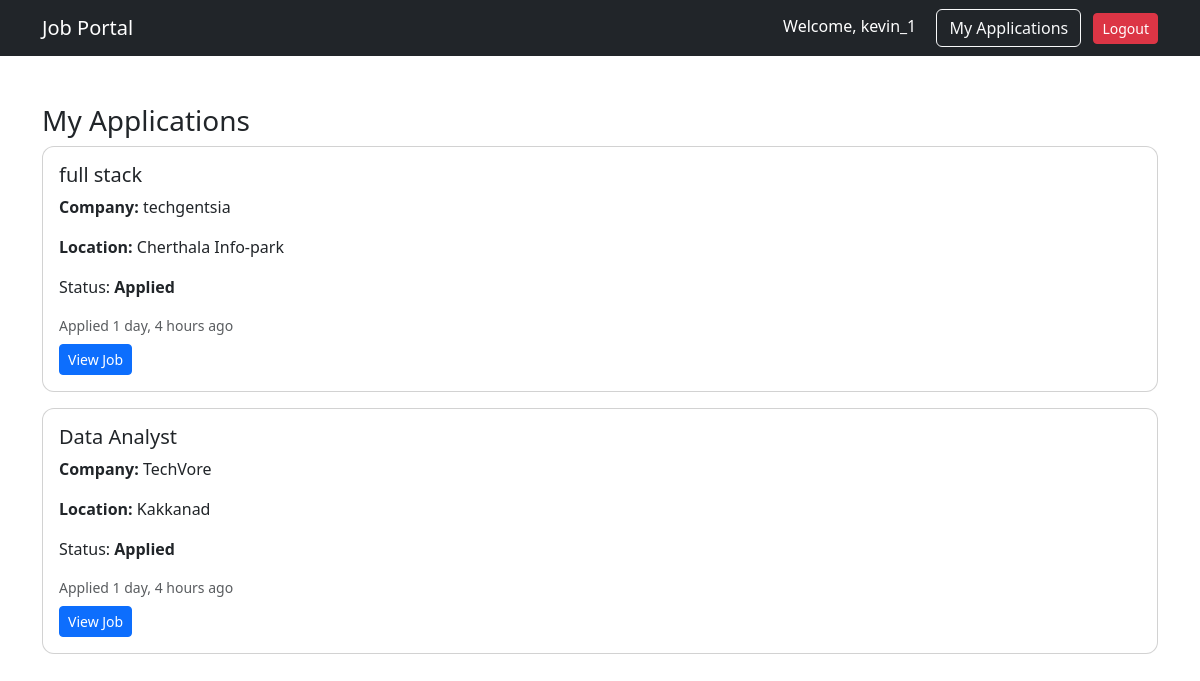
The page /applications/my/ (signed in) on the database as committed earlier.
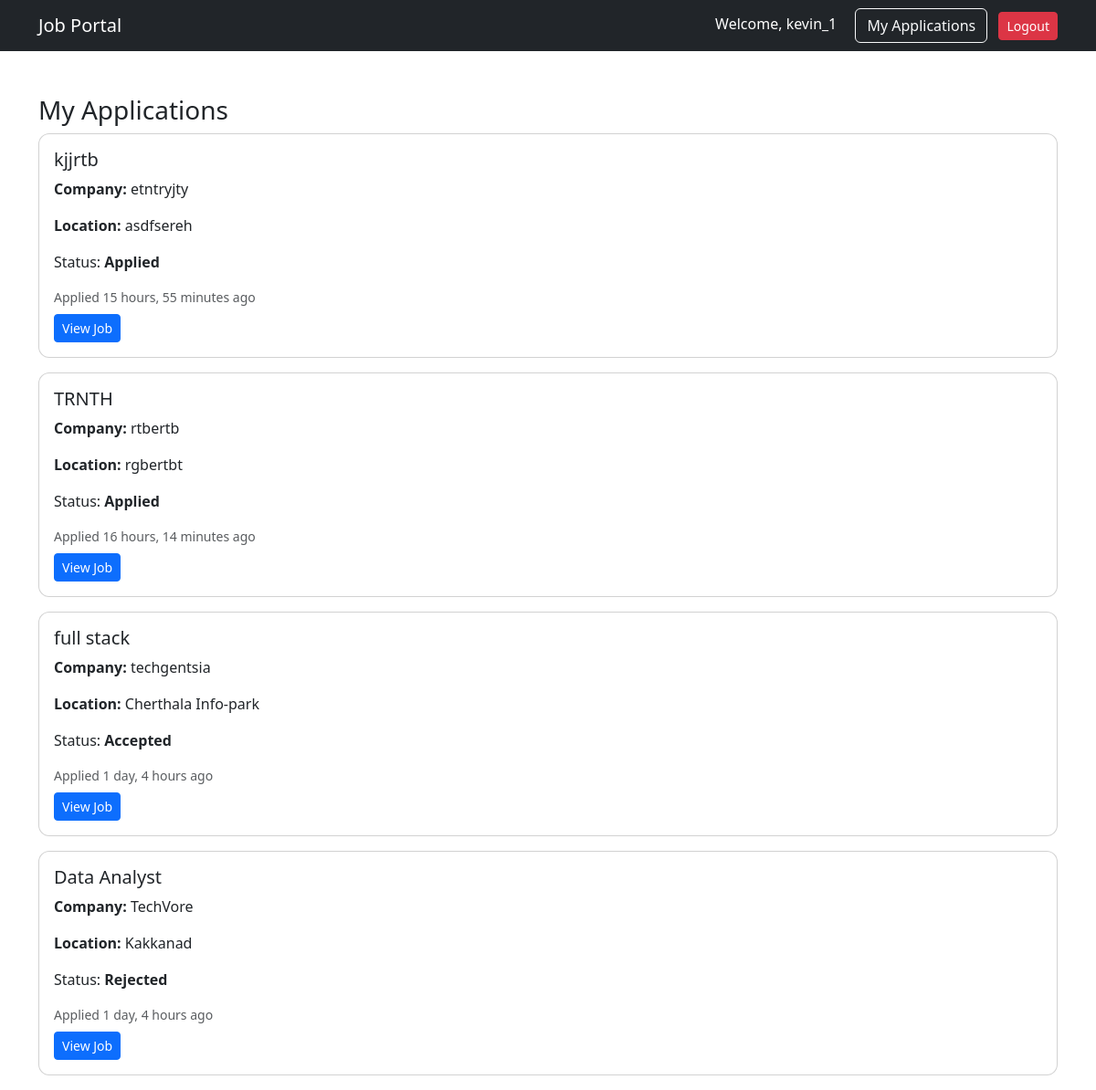
The same page on the database as committed later.
### applications/models.py (models this page shows, shortened)
class Application(models.Model):
    user = models.ForeignKey(settings.AUTH_USER_MODEL,
                              on_delete=models.CASCADE)
    job = models.ForeignKey(Job,
                            on_delete=models.CASCADE)
    applied_at = models.DateTimeField(auto_now_add=True)
    status = models.CharField(max_length=20,
                               default="Applied")

### jobs/models.py (models this page shows, shortened)
class Job(models.Model):
    recruiter = models.ForeignKey(
        settings.AUTH_USER_MODEL,
        on_delete=models.CASCADE
    )
    title = models.CharField(max_length=200)
    company = models.CharField(max_length=200)
    location = models.CharField(max_length=200)
    description = models.TextField()
    salary = models.CharField(max_length=100, blank=True)
    created_at = models.DateTimeField(auto_now_add=True)
    application_deadline = models.DateField(null=True, blank=True)

### applications/views.py (the view)
# urls.py: path("my/", views.my_applications, name="my_applications"),
@login_required
def my_applications(request):
    applications = Application.objects.filter(
        user=request.user
    ).order_by("-applied_at")
    return render(
        request,
        "applications/my_applications.html",
        {"applications": applications},
    )

### templates/applications/my_applications.html
{% extends "base.html" %}
{% block content %}
<h3>My Applications</h3>
{% for app in applications %}
<div class="card p-3 mb-3">
    <h5>{{ app.job.title }}</h5>
    <p><strong>Company:</strong> {{ app.job.company }}</p>
    <p><strong>Location:</strong> {{ app.job.location }}</p>
    <p>
        Status:
        <strong>{{ app.status }}</strong>
    </p>
    <small class="text-muted">
        Applied {{ app.applied_at|timesince }} ago
    </small>
    <div class="mt-2">
        <a href="{% url 'job_detail' app.job.id %}"
           class="btn btn-primary btn-sm">
           View Job
        </a>
    </div>
</div>
{% empty %}
<p>You haven't applied to any jobs yet.</p>
{% endfor %}
{% endblock %}

Rows that differ between the two databases and show on the page:
added Application: job "kjjrtb", job.company "etntryjty", job.location "asdfsereh", status "Applied", applied_at "15 hours, 55 minutes"
added Application: job "TRNTH", job.company "rtbertb", job.location "rgbertbt", status "Applied", applied_at "16 hours, 14 minutes"
changed Application "full stack": status "Applied" → "Accepted"
changed Application "Data Analyst": status "Applied" → "Rejected"
